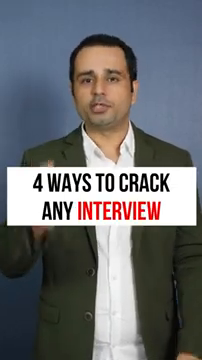
#> input picture frame 74 of backend/test_video1.mp4, 202 x 360 px, given in place of the camera
$ jupyter execute EyeTracking.ipynb
#> lines starting #> are read from the running program, lines starting #| are printed output that depends on the picture; after the words box and inside, x2 and y2 are one past the last pixel; in counts of white or black regions, pixels touching at a corner belong together; long printed decimals are rounded; pictures that were not available may be replaced by others from this repository, and a replacement may not be noted
[cell 1]
import cv2
import numpy as np
import time

# Load the eye detector
eye_detector = cv2.CascadeClassifier("haarcascade_eye.xml")

[cell 2]
def eye_tracking(frame):
    # Convert the frame to grayscale
    gray = cv2.cvtColor(frame, cv2.COLOR_BGR2GRAY)

    # Detect the eyes in the frame
    eyes = eye_detector.detectMultiScale(gray, 1.3, 5)

    # Find the center of the eyes
    eye_centers = []
    for eye in eyes:
        eye_center = (eye[0] + eye[2] // 2, eye[1] + eye[3] // 2)
        eye_centers.append(eye_center)

    if len(eye_centers) >= 2:
        # Calculate the distance between the eyes
        eye_distance = np.linalg.norm(np.array(eye_centers[0]) - np.array(eye_centers[1]))

        # Calculate the percentage of how much the user is looking into the camera
        gaze_percentage = eye_distance / (frame.shape[1] // 2)
    else:
        gaze_percentage = -1  # Default value if eyes are not detected

    return gaze_percentage

[cell 3]
# Initialize variables
camera = cv2.VideoCapture(0)
gaze_percentages = []
recording_start_time = time.time()

while time.time() - recording_start_time <= 10:
    success, frame = camera.read()
#> frame is the input picture: shape (360, 202, 3); mean B, G, R 112.2, 109.4, 108.2

    if not success:
        break

    gaze_percentage = eye_tracking(frame)
#> in eye_tracking, `gray = cv2.cvtColor(frame, cv2.COLOR_BGR2GRAY)`:
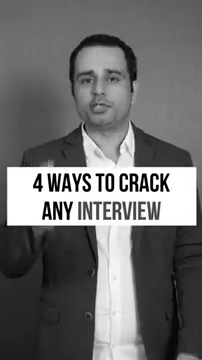
#> gray: shape (360, 202); min 0, max 255, mean 109.4
#> in eye_tracking, `eyes = eye_detector.detectMultiScale(gray, 1.3, 5)`: eyes = [[102, 70, 20, 20], [77, 71, 20, 20]]
#> the loop in eye_tracking, `for eye in eyes:` made 2 passes
#> (eye, eye_center) on passes 1 to 2: ([102, 70, 20, 20], (112, 80)), ([77, 71, 20, 20], (87, 81))
#> after the loop in eye_tracking, `for eye in eyes:`: eye_centers = [(112, 80), (87, 81)]
#> in eye_tracking, `eye_distance = np.linalg.norm(np.array(eye_centers[0]) - np.array(eye_..`: eye_distance = 25.02
#> in eye_tracking, `gaze_percentage = eye_distance / (frame.shape[1] // 2)`: gaze_percentage = 0.248
#> gaze_percentage = 0.248

    if gaze_percentage != -1:
        gaze_percentages.append(gaze_percentage)

    # Display the frame
    cv2.imshow("Frame", frame)

    # Exit the loop if 'q' is pressed
    if cv2.waitKey(1) & 0xFF == ord('q'):
#> (key q is pressed here)
        break

camera.release()
cv2.destroyAllWindows()

# Calculate and print average gaze percentage
average_gaze = 0
if gaze_percentages:
    average_gaze = sum(gaze_percentages) / len(gaze_percentages)
#> average_gaze = 0.248
    final_output = average_gaze*100 + 50
#> final_output = 74.77
    print(f"Average Gaze Percentage: {average_gaze:.2f}")
#| Average Gaze Percentage: 0.25
    print(f"{final_output:.2f}")
#| 74.77

[cell 4]
if __name__ == "__main__":
    # Load an image
    image = cv2.imread("test_img2.jpeg")  # Replace with the path to your image
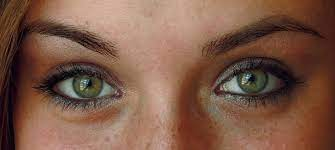
#> input picture backend/test_img2.jpeg, 335 x 150 px
#> image is the input picture: shape (150, 335, 3); mean B, G, R 71.4, 88.9, 124.6

    # Calculate the gaze percentage
    gaze_percentage = eye_tracking(image)
#> in eye_tracking (call 2), `gray = cv2.cvtColor(frame, cv2.COLOR_BGR2GRAY)`:
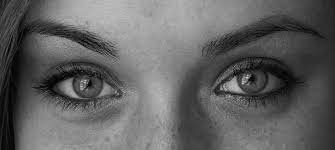
#> gray: shape (150, 335); min 0, max 210, mean 97.6
#> in eye_tracking (call 2), `eyes = eye_detector.detectMultiScale(gray, 1.3, 5)`: eyes = [[205, 33, 94, 94], [29, 36, 93, 93]]
#> the loop in eye_tracking (call 2), `for eye in eyes:` made 2 passes
#> (eye, eye_center) on passes 1 to 2: ([205, 33, 94, 94], (252, 80)), ([29, 36, 93, 93], (75, 82))
#> after the loop in eye_tracking (call 2), `for eye in eyes:`: eye_centers = [(252, 80), (75, 82)]
#> in eye_tracking (call 2), `eye_distance = np.linalg.norm(np.array(eye_centers[0]) - np.array(eye_..`: eye_distance = 177
#> in eye_tracking (call 2), `gaze_percentage = eye_distance / (frame.shape[1] // 2)`: gaze_percentage = 1.06
#> gaze_percentage = 1.06

    # Display the gaze percentage
    print(f"Gaze Percentage: {gaze_percentage:.2f}")
#| Gaze Percentage: 1.06

[cell 5]
print(average_gaze)
#| 0.2477

[cell 6]
import cv2
import numpy as np
import time

# Load the eye detector
def eye_tracking(frame):
    # Convert the frame to grayscale
    gray = cv2.cvtColor(frame, cv2.COLOR_BGR2GRAY)

    # Detect the eyes in the frame
    eyes = eye_detector.detectMultiScale(gray, 1.3, 5)
#> eyes = [[102, 70, 20, 20], [77, 71, 20, 20]]

    # Find the center of the eyes
    eye_centers = []
    for eye in eyes:
        eye_center = (eye[0] + eye[2] // 2, eye[1] + eye[3] // 2)
        eye_centers.append(eye_center)
#> this loop made 2 passes
#> after the loop, eye_centers = [(112, 80), (87, 81)]

    if len(eye_centers) >= 2:
        # Calculate the distance between the eyes
        eye_distance = np.linalg.norm(np.array(eye_centers[0]) - np.array(eye_centers[1]))
#> eye_distance = 25.02

        # Calculate the percentage of how much the user is looking into the camera
        gaze_percentage = eye_distance / (frame.shape[1] // 2)
#> gaze_percentage = 0.248
    else:
        gaze_percentage = -1  # Default value if eyes are not detected

    return gaze_percentage

# Open the video file
video_path = "test_video1.mp4"  # Replace with the path to your video file
cap = cv2.VideoCapture(video_path)

while cap.isOpened():
    ret, frame = cap.read()
    if not ret:
        break

    # Calculate the gaze percentage
    gaze_percentage = eye_tracking(frame)
#> gaze_percentage = 0.248
    # print(gaze_percentage*100 + 50)

    # Display the gaze percentage on the frame
    cv2.putText(frame, f"Gaze Percentage: {gaze_percentage:.2f}", (10, 20), cv2.FONT_HERSHEY_SIMPLEX, 0.5, (0, 255, 0), 1)
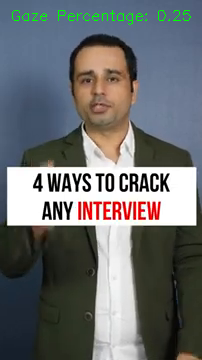
#> frame: shape (360, 202, 3); 0.53% of pixels changed, all inside (x1, y1, x2, y2) = (12, 10, 191, 25)

    # Show the frame
    cv2.imshow("Frame", frame)

    # Break the loop if 'q' key is pressed
    if cv2.waitKey(1) & 0xFF == ord('q'):
#> (key q is pressed here)
        break

# Release the video capture object and close the windows
cap.release()
cv2.destroyAllWindows()
average_gaze = 0
if gaze_percentages:
    average_gaze = sum(gaze_percentages) / len(gaze_percentages)
    final_output = average_gaze*100 + 50
    print(f"Average Gaze Percentage: {average_gaze:.2f}")
#| Average Gaze Percentage: 0.25
    print(f"{final_output:.2f}")
#| 74.77

[cell 7]
#final code with output

[cell 8]
# [24 lines of commented-out code are left out]

[cell 9]
# Open the video file
video_path = "test_video2.mp4"  # Replace with the path to your video file
# video_path = "https://www.youtube.com/shorts/GSDKg1G-xY"
cap = cv2.VideoCapture(video_path)

while cap.isOpened():
    ret, frame = cap.read()
    if not ret:
        break

    # Calculate the gaze percentage
    gaze_percentage = eye_tracking(frame)
#> the loop in eye_tracking (call 2), `for eye in eyes:` made 2 passes
    # print(gaze_percentage*100 + 50)

    # Display the gaze percentage on the frame
    cv2.putText(frame, f"Gaze Percentage: {gaze_percentage:.2f}", (10, 20), cv2.FONT_HERSHEY_SIMPLEX, 0.5, (0, 255, 0), 1)

    # Show the frame
    cv2.imshow("Frame", frame)

    # Break the loop if 'q' key is pressed
    if cv2.waitKey(1) & 0xFF == ord('q'):
#> (key q is pressed here)
        break

# Release the video capture object and close the windows
cap.release()
cv2.destroyAllWindows()
average_gaze = 0
if gaze_percentages:
    average_gaze = sum(gaze_percentages) / len(gaze_percentages)
    final_output = average_gaze*400
#> final_output = 99.09
    print(f"Average Gaze Percentage: {average_gaze:.2f}")
#| Average Gaze Percentage: 0.25
    print(f"{final_output:.2f}")
#| 99.09

$ run again, starting later in the video
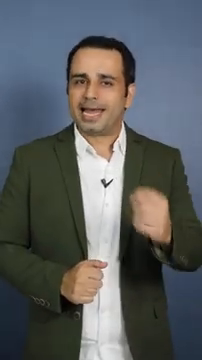
#> input picture frame 337 of backend/test_video1.mp4, 202 x 360 px, given in place of the camera
#> frame is the input picture: shape (360, 202, 3); mean B, G, R 94.8, 93.8, 90.8
#> in eye_tracking, `eyes = eye_detector.detectMultiScale(gray, 1.3, 5)`: eyes = [[70, 72, 21, 21], [96, 72, 21, 21]]
#> the loop in eye_tracking, `for eye in eyes:` made 2 passes
#> (eye, eye_center) on passes 1 to 2: ([70, 72, 21, 21], (80, 82)), ([96, 72, 21, 21], (106, 82))
#> after the loop in eye_tracking, `for eye in eyes:`: eye_centers = [(80, 82), (106, 82)]
#> in eye_tracking, `eye_distance = np.linalg.norm(np.array(eye_centers[0]) - np.array(eye_..`: eye_distance = 26
#> in eye_tracking, `gaze_percentage = eye_distance / (frame.shape[1] // 2)`: gaze_percentage = 0.257
#> `final_output = average_gaze*100 + 50`: final_output = 75.74
#| Average Gaze Percentage: 0.26
#| 75.74
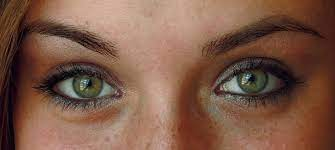
#> input picture backend/test_img2.jpeg, 335 x 150 px
#> image is the input picture: shape (150, 335, 3); mean B, G, R 71.4, 88.9, 124.6
#> gray: shape (150, 335)
#> the loop in eye_tracking (call 2), `for eye in eyes:` made 2 passes
#> (eye, eye_center) on passes 1 to 2: ([205, 33, 94, 94], (252, 80)), ([29, 36, 93, 93], (75, 82))
#> `gaze_percentage = eye_tracking(image)`: gaze_percentage = 1.06
#| Gaze Percentage: 1.06
#| 0.2574
#> in eye_tracking, `eyes = eye_detector.detectMultiScale(gray, 1.3, 5)`: eyes = [[70, 72, 21, 21], [96, 72, 21, 21]]
#> after the loop in eye_tracking, `for eye in eyes:`: eye_centers = [(80, 82), (106, 82)]
#> in eye_tracking, `eye_distance = np.linalg.norm(np.array(eye_centers[0]) - np.array(eye_..`: eye_distance = 26
#> in eye_tracking, `gaze_percentage = eye_distance / (frame.shape[1] // 2)`: gaze_percentage = 0.257
#> `cv2.putText(frame, f"Gaze Percentage: {gaze_percentage:.2f}", (10, 20)..`:
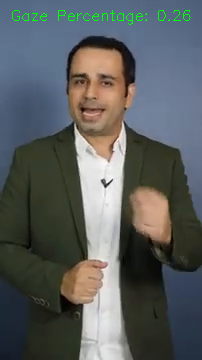
#> frame: shape (360, 202, 3); 0.53% of pixels changed, all inside (x1, y1, x2, y2) = (12, 10, 191, 25)
#| Average Gaze Percentage: 0.26
#| 75.74
#> the loop in eye_tracking (call 2), `for eye in eyes:` made 2 passes
#> `final_output = average_gaze*400`: final_output = 103
#| Average Gaze Percentage: 0.26
#| 102.97

$ run again, starting later in the video
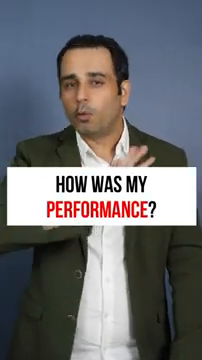
#> input picture frame 599 of backend/test_video1.mp4, 202 x 360 px, given in place of the camera
#> frame is the input picture: shape (360, 202, 3); mean B, G, R 112.3, 110, 109.9
#> in eye_tracking, `eyes = eye_detector.detectMultiScale(gray, 1.3, 5)`: eyes = [[86, 71, 22, 22]]
#> the loop in eye_tracking, `for eye in eyes:` made 1 pass
#> (eye, eye_center) on pass 1: ([86, 71, 22, 22], (97, 82))
#> after the loop in eye_tracking, `for eye in eyes:`: eye_centers = [(97, 82)]
#> `gaze_percentage = eye_tracking(frame)`: gaze_percentage = -1
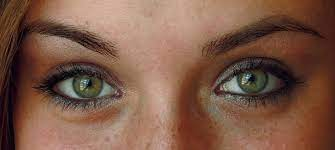
#> input picture backend/test_img2.jpeg, 335 x 150 px
#> image is the input picture: shape (150, 335, 3); mean B, G, R 71.4, 88.9, 124.6
#> gray: shape (150, 335)
#> the loop in eye_tracking (call 2), `for eye in eyes:` made 2 passes
#> (eye, eye_center) on passes 1 to 2: ([205, 33, 94, 94], (252, 80)), ([29, 36, 93, 93], (75, 82))
#> `gaze_percentage = eye_tracking(image)`: gaze_percentage = 1.06
#| Gaze Percentage: 1.06
#> in eye_tracking, `eyes = eye_detector.detectMultiScale(gray, 1.3, 5)`: eyes = [[86, 71, 22, 22]]
#> after the loop in eye_tracking, `for eye in eyes:`: eye_centers = [(97, 82)]
#> `gaze_percentage = eye_tracking(frame)`: gaze_percentage = -1
#> `cv2.putText(frame, f"Gaze Percentage: {gaze_percentage:.2f}", (10, 20)..`:
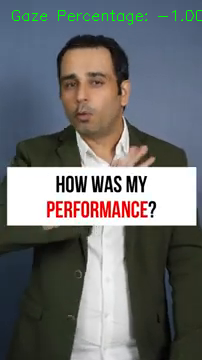
#> frame: shape (360, 202, 3); 0.52% of pixels changed, all inside (x1, y1, x2, y2) = (12, 10, 202, 25)
#> the loop in eye_tracking (call 2), `for eye in eyes:` made 1 pass
